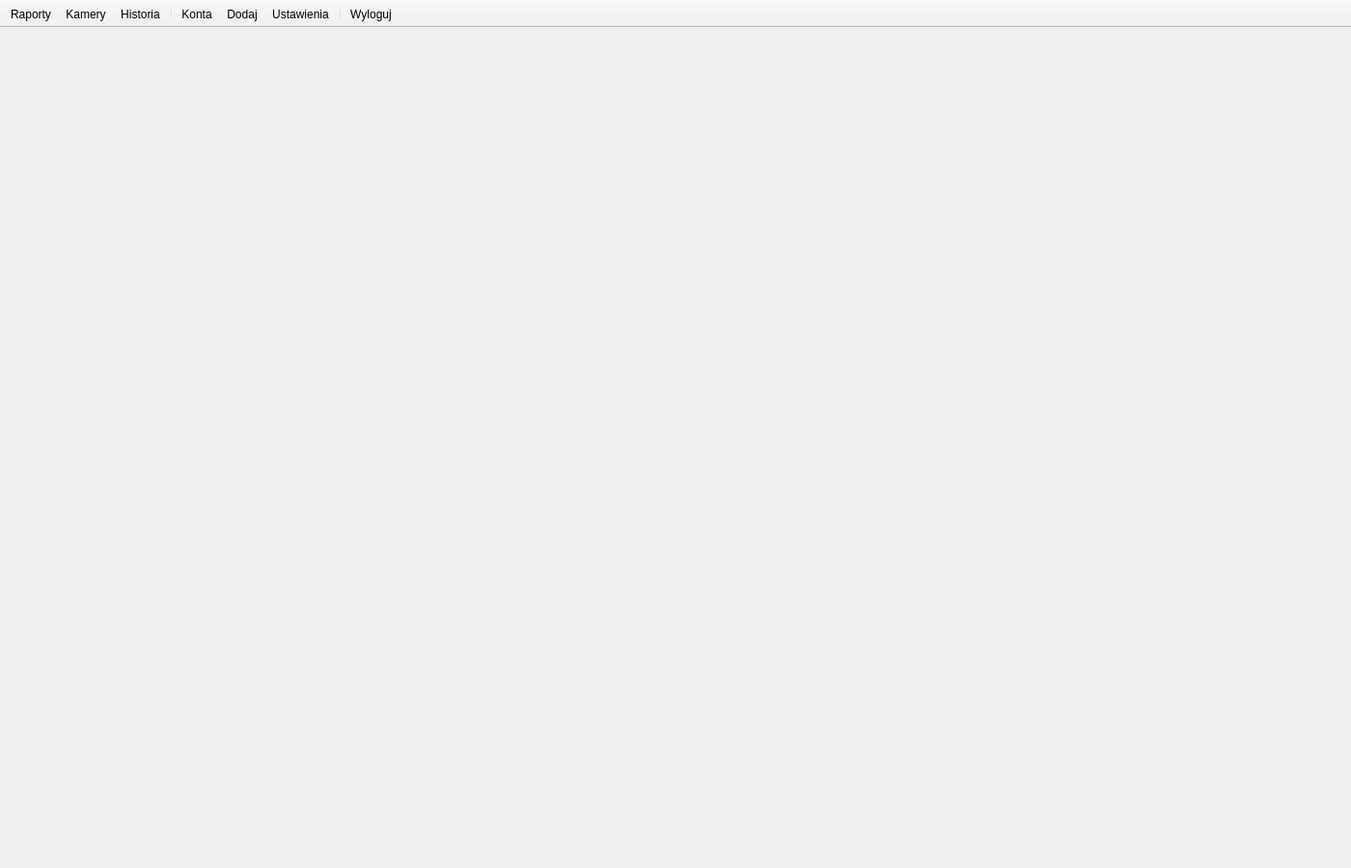
<?xml version="1.0" encoding="UTF-8"?>
<ui version="4.0">
 <class>MainWindow</class>
 <widget class="QMainWindow" name="MainWindow">
  <property name="geometry">
   <rect>
    <x>0</x>
    <y>0</y>
    <width>1400</width>
    <height>900</height>
   </rect>
  </property>
  <property name="windowTitle">
   <string>Twoja Aplikacja</string> </property>
  <widget class="QWidget" name="centralwidget">
   <layout class="QVBoxLayout" name="verticalLayout">
    <property name="leftMargin">
     <number>0</number>
    </property>
    <property name="topMargin">
     <number>0</number>
    </property>
    <property name="rightMargin">
     <number>0</number>
    </property>
    <property name="bottomMargin">
     <number>0</number>
    </property>
    <item>
     <widget class="QStackedWidget" name="stackedWidget">
      <property name="minimumSize">
       <size>
        <width>1400</width>
        <height>850</height> </size>
      </property>
      <widget class="QWidget" name="page_reports"/> <widget class="QWidget" name="page_cameras"/>
      <widget class="QWidget" name="page_history"/>
      <widget class="QWidget" name="page_accounts"/>
      <widget class="QWidget" name="page_account_settings"/>
      </widget>
    </item>
   </layout>
  </widget>
  <widget class="QToolBar" name="mainToolBar">
   <property name="windowTitle">
    <string>Pasek narzędzi</string>
   </property>
   <property name="movable">
    <bool>false</bool> </property>
   <property name="allowedAreas">
    <set>Qt::TopToolBarArea</set> </property>
   <property name="floatable">
    <bool>false</bool>
   </property>
   <property name="toolButtonStyle">
    <enum>Qt::ToolButtonTextBesideIcon</enum> </property>
   <property name="iconSize">
    <size>
     <width>24</width> <height>24</height>
    </size>
   </property>
   <attribute name="toolBarArea">
    <enum>TopToolBarArea</enum>
   </attribute>
   <attribute name="toolBarBreak">
    <bool>false</bool>
   </attribute>
   <addaction name="actionReports"/>
   <addaction name="actionCameras"/>
   <addaction name="actionHistory"/>
   <addaction name="separator"/> <addaction name="actionAccount"/>
   <addaction name="actionRegister"/>
   <addaction name="actionAccountSettings"/>
   <addaction name="separator"/>
   <widget class="QWidget" name="spacer">
     <property name="sizePolicy">
      <sizepolicy hsizetype="Expanding" vsizetype="Preferred">
       <horstretch>0</horstretch>
       <verstretch>0</verstretch>
      </sizepolicy>
     </property>
   </widget>
   <addaction name="actionLogout"/>
  </widget>

  <action name="actionReports">
   <property name="icon">
    <iconset resource="resources.qrc"> <normaloff>:/icons/report.png</normaloff>:/icons/report.png</iconset> </property>
   <property name="text">
    <string>Raporty</string>
   </property>
   <property name="toolTip">
    <string>Wyświetl raporty</string> </property>
  </action>
  <action name="actionCameras">
   <property name="icon">
    <iconset resource="resources.qrc">
     <normaloff>:/icons/camera.png</normaloff>:/icons/camera.png</iconset>
   </property>
   <property name="text">
    <string>Kamery</string>
   </property>
   <property name="toolTip">
    <string>Podgląd kamer</string>
   </property>
  </action>
  <action name="actionHistory">
   <property name="icon">
    <iconset resource="resources.qrc">
     <normaloff>:/icons/history.png</normaloff>:/icons/history.png</iconset>
   </property>
   <property name="text">
    <string>Historia</string>
   </property>
   <property name="toolTip">
    <string>Przeglądaj historię zdarzeń</string>
   </property>
  </action>
  <action name="actionAccount">
   <property name="icon">
    <iconset resource="resources.qrc">
     <normaloff>:/icons/users.png</normaloff>:/icons/users.png</iconset>
   </property>
   <property name="text">
    <string>Konta</string> </property>
   <property name="toolTip">
    <string>Zarządzaj kontami użytkowników</string>
   </property>
  </action>
  <action name="actionRegister">
   <property name="icon">
    <iconset resource="resources.qrc">
     <normaloff>:/icons/add-user.png</normaloff>:/icons/add-user.png</iconset>
   </property>
   <property name="text">
    <string>Dodaj</string>
   </property>
   <property name="toolTip">
    <string>Dodaj nowe konto użytkownika</string>
   </property>
  </action>
  <action name="actionAccountSettings">
   <property name="icon">
    <iconset resource="resources.qrc">
     <normaloff>:/icons/settings.png</normaloff>:/icons/settings.png</iconset>
   </property>
   <property name="text">
    <string>Ustawienia</string>
   </property>
   <property name="toolTip">
    <string>Zmień ustawienia swojego konta</string>
   </property>
  </action>
   <action name="actionLogout">
   <property name="icon">
    <iconset resource="resources.qrc">
     <normaloff>:/icons/logout.png</normaloff>:/icons/logout.png</iconset>
   </property>
   <property name="text">
    <string>Wyloguj</string>
   </property>
   <property name="toolTip">
    <string>Wyloguj się z aplikacji</string>
   </property>
  </action>
 </widget>
 <resources>
  <include location="resources.qrc"/>
 </resources>
 <connections>
  </connections>
</ui>
